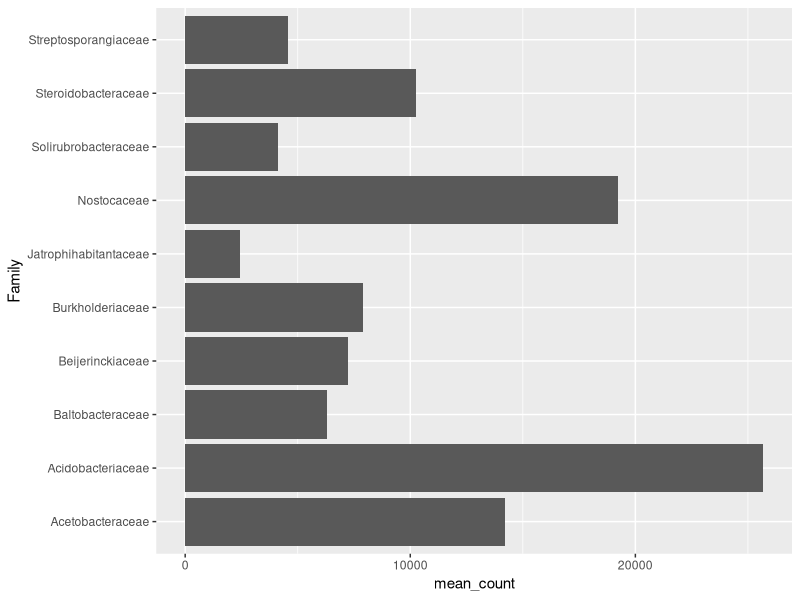
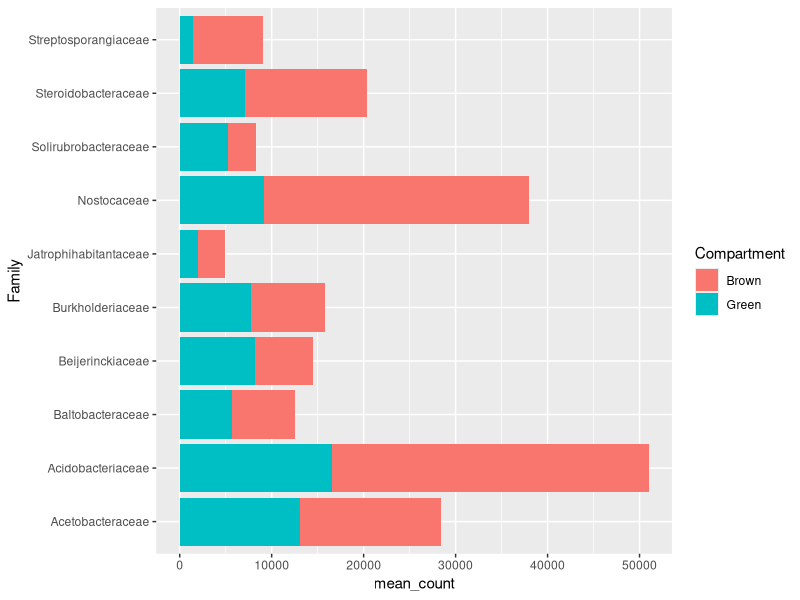
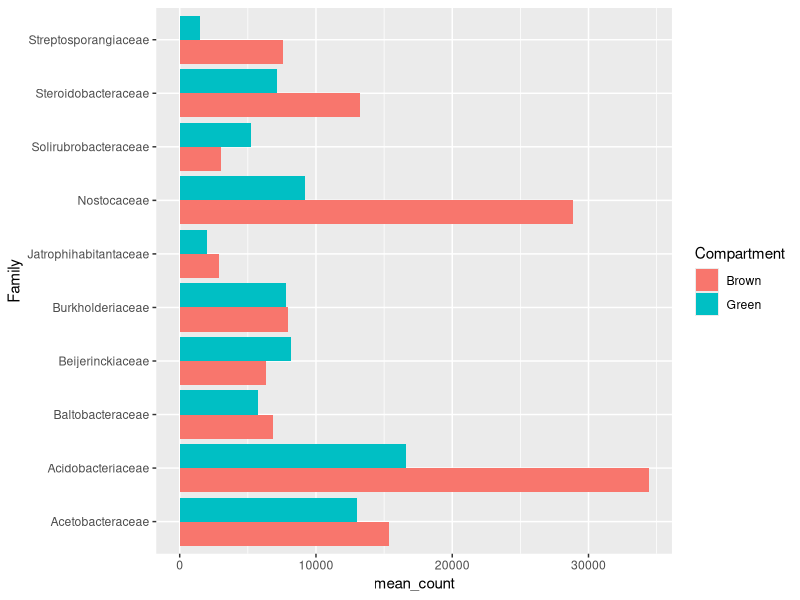
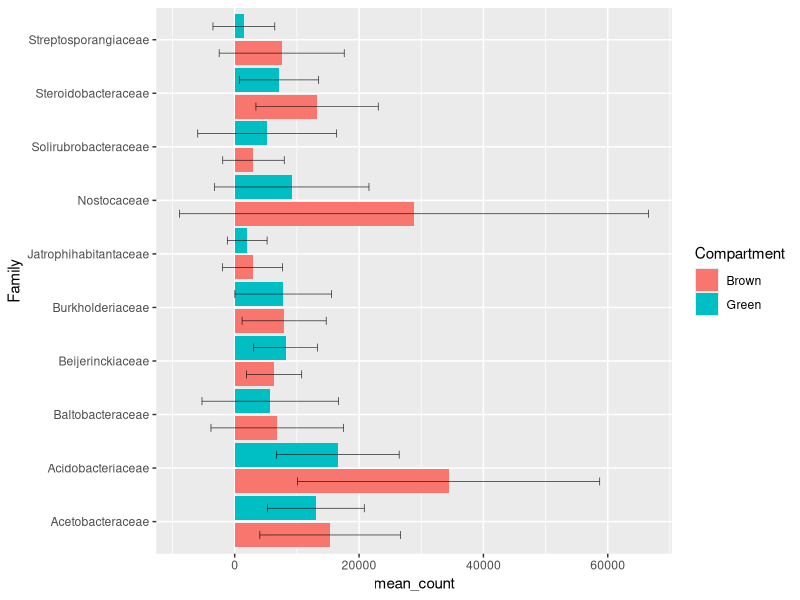
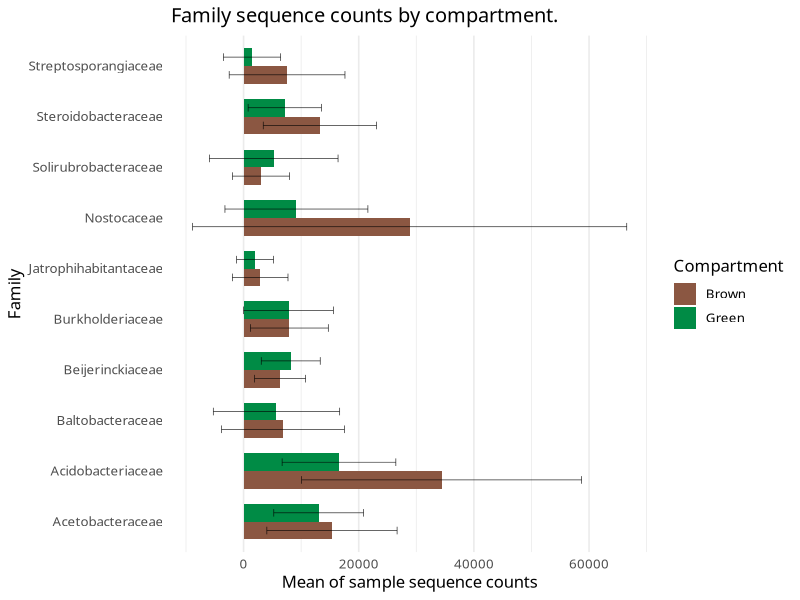
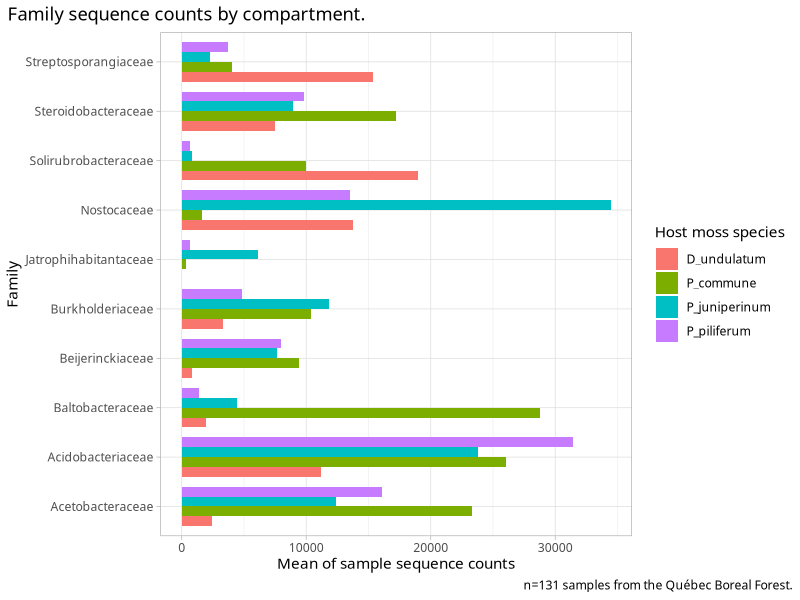
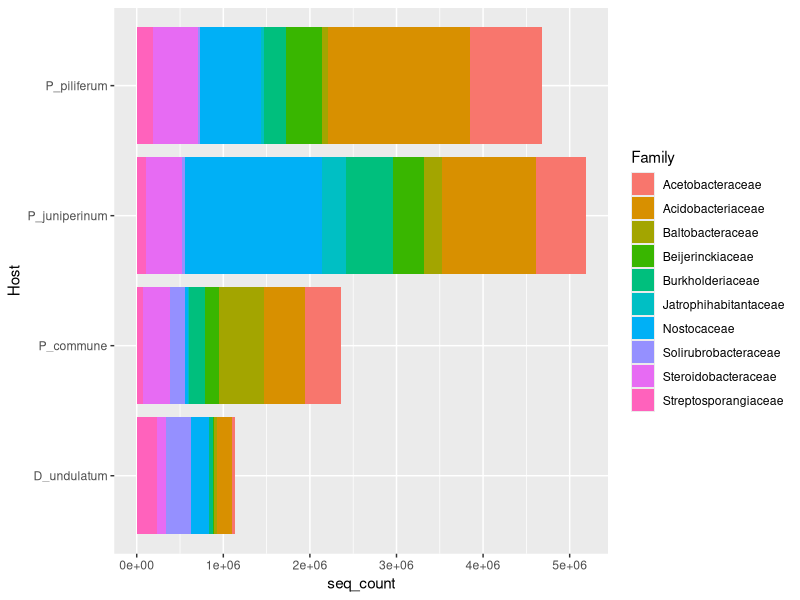
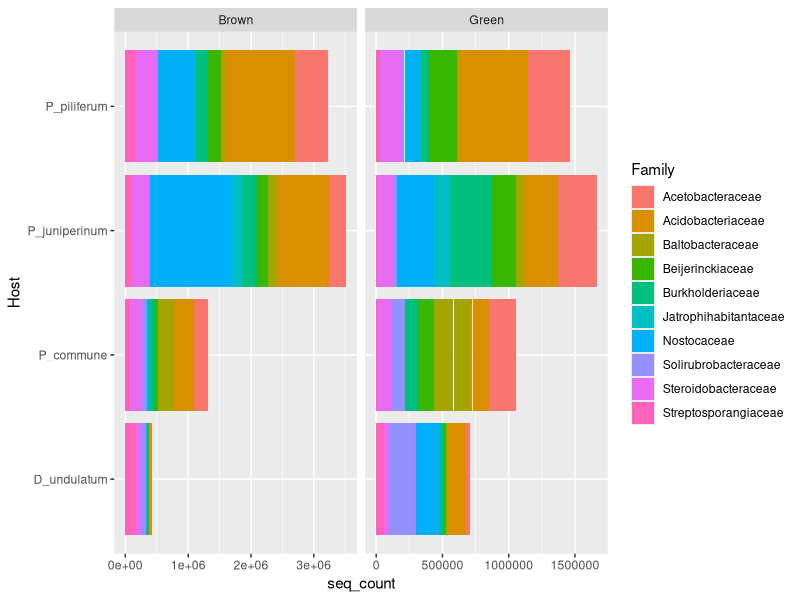

These figures' R source, in order:
## ---- chunk 1
library(tidyverse)
## ---- chunk 2
# Import the data file
seq_count <- read.delim("../../Data/sequence_counts.tsv") # by default, read.delim assumes the file has a header, and that it is separated by tabulations ("\t")
head(seq_count)
# How many samples do we have by group and compartment ?
seq_count %>% 
  select(Sample, Host, Compartment) %>% # ignore the seq_count and Family columns
  unique %>% # Keep one line per unique combinations of these variables
  dplyr::summarise(n_samples = n(), # count the number of samples for each
                   .by = c('Host', 'Compartment'))
## ---- chunk 3
str(seq_count)
## ---- chunk 4
seq_count <- seq_count %>% 
  # the mutate() function modifies the values of a variable
  mutate(across(where(is.character), as.factor))

# Make sure the factors are as expected
str(seq_count)
## ---- chunk 5
# Dataframe
family.df <- seq_count %>% 
  group_by(Family) %>% 
  summarise(mean_count = mean(seq_count))

# Plot 
ggplot(family.df, 
       aes(x = mean_count, y = Family)
       ) + 
  geom_col() 
## ---- chunk 6
# Dataframe
familyComp.df <- seq_count %>% 
  group_by(Family, Compartment) %>% 
  summarise(mean_count = mean(seq_count),     
            sd_count = sd(seq_count),        # calculate SD
            .groups = 'drop')                # drops the grouping structure

# Plot
ggplot(familyComp.df, aes(x = mean_count, y = Family, 
                          fill = Compartment)) + # fill by compartment 
  geom_col() 
## ---- chunk 7
ggplot(familyComp.df, aes(x = mean_count, y = Family, fill = Compartment)) + 
  geom_col(position = "dodge") # Dodge the columns, so we can read the counts
## ---- chunk 8
ggplot(familyComp.df, aes(x = mean_count, y = Family, fill = Compartment)) + 
  geom_col(position = position_dodge(width = 1)) + # slight modificatino
  geom_errorbar(aes(xmin = mean_count - sd_count, 
                    xmax = mean_count + sd_count),
                width = 0.3, # size of the "caps"
                linewidth = 0.2, # thickness
                position = position_dodge(width = 1)) # same as geom_col
## ---- chunk 9
comp_colours <- c("lightsalmon4", "springgreen4")

myplot <- # save this plot as an object
  ggplot(familyComp.df, aes(x = mean_count, y = Family, fill = Compartment)) + 
  geom_col(position = position_dodge(width = 0.7), # cluster columns by family
           width = 0.7) + # readjust the columns so they don't overlap
  geom_errorbar(aes(xmin = mean_count - sd_count, xmax = mean_count + sd_count),
                width = 0.3, linewidth = 0.2, position = position_dodge(width = 0.7)) +
  scale_fill_manual(values = comp_colours) + # follows factor levels
  labs(title = "Family sequence counts by compartment.", # Title
       x = "Mean of sample sequence counts") + # meaningful label
  theme_minimal(base_family = "Baskerville", # new font, and this theme removes gray background
                base_size = 12) + # font size
  theme(panel.grid.major.y = element_blank()) # remove horizontal grid
myplot
## ---- chunk 10
ggsave(filename = "./barplot.jpg", plot = myplot, 
       width = 1600, height = 900, units = 'px', dpi = 150)
## ---- chunk 11
seq_count %>% 
  group_by(Family, Host) %>% 
  summarise(mean_count = mean(seq_count),     
            sd_count = sd(seq_count),        # calculate SD
            .groups = 'drop') %>% 

ggplot(aes(x = mean_count, y = Family, fill = Host)) + 
  geom_col(position = position_dodge(width = 0.8), # cluster columns by family
           width = 0.8) + # readjust the columns so they don't overlap
  labs(title = "Family sequence counts by compartment.", # Title
       x = "Mean of sample sequence counts",
       caption = "n=131 samples from the Québec Boreal Forest.",
       fill = "Host moss species") + # meaningful label
  theme_light(base_family = "Baskerville") +
  theme(plot.caption.position = "plot", # sends it all the way to the right.
        plot.title.position = "plot") # Sends it all the way to the left
  
## ---- chunk 12
ggplot(seq_count, aes(y = Host, x = seq_count)) + 
  geom_col(aes(fill = Family))
      # Notice: we don't use the "dodge" option, so the counts stack.
## ---- chunk 13
ggplot(seq_count, aes(y = Host, x = seq_count)) + 
  geom_col(aes(fill = Family)) +
    # This is where the magic happens:
  facet_grid(cols = vars(Compartment), # Adds facets
             scales="free") # allows different x-axis scales for each facet
## ---- chunk 14
ggplot(seq_count, aes(y = Host, x = seq_count)) + 
  geom_col(aes(fill = Family), 
           position = 'fill') + # normalises total values to 1
  facet_grid(cols = vars(Compartment)) +
  xlab("Proportion of sequence counts") # not absolute values
